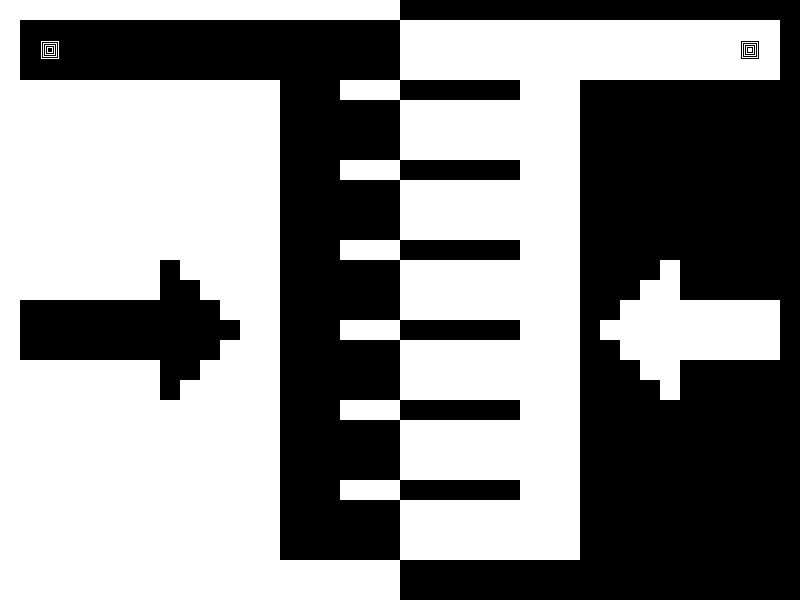

This is a level from a 2D game, rendered from its Tiled map with the project's own tilesets. A one-line summary and the map file follow, with tile-layer data summarised:
An orthogonal 40x30 tile map with 20x20 px tiles, 1 tile layer (a), 2 hidden layers not drawn, 3 tilesets.

<map version="1.0" orientation="orthogonal" width="40" height="30" tilewidth="20" tileheight="20">
 <tileset firstgid="1" source="mirrorsTiles.tsx" />
 <tileset firstgid="4" source="mirrorsSpawn.tsx" />
 <tileset firstgid="7" source="mirrorExit.tsx" />
 <layer name="a" width="40" height="30">
  <data>[1200 cells, 1200 non-empty, 4 distinct tile ids]</data>
 </layer>
 <layer name="b" width="40" height="30" visible="0">
  <data>[1200 cells, 1200 non-empty, 4 distinct tile ids]</data>
 </layer>
 <layer name="c" width="40" height="30" visible="0">
  <data>[1200 cells, 1200 non-empty, 1 distinct tile ids]</data>
 </layer>
</map>
